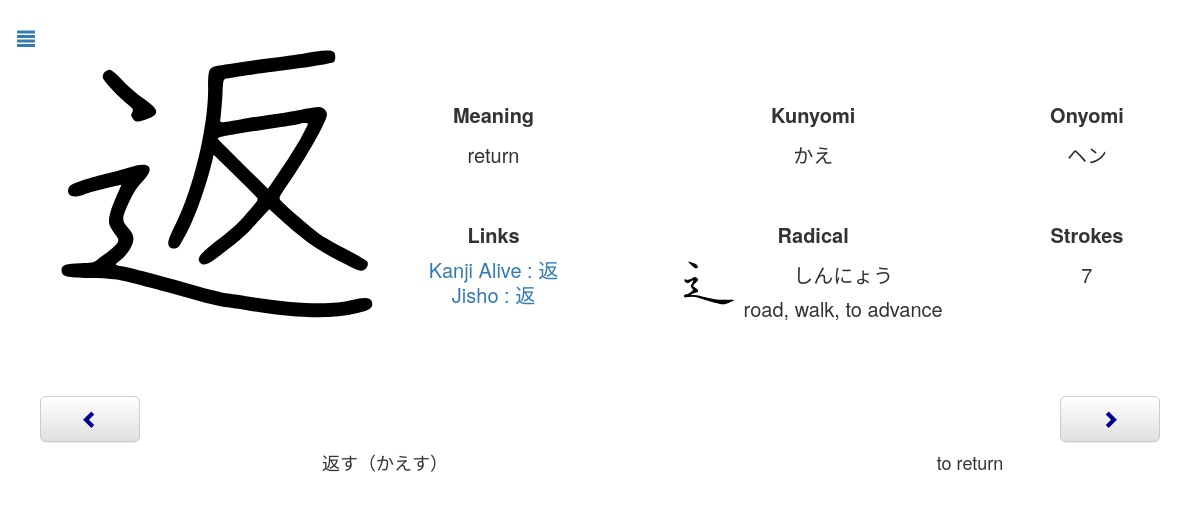
The app's page /review.php?id=776 with its own data.
### tables this page shows
CREATE TABLE `kanji` (
  `name` text NOT NULL,
  `chara` text NOT NULL,
  `meaning` text NOT NULL,
  `kunyomi` text NOT NULL,
  `onyomi` text NOT NULL,
  `linkKanjiAlive` text NOT NULL,
  `day` int(11) NOT NULL,
  `dateNext` timestamp NOT NULL DEFAULT current_timestamp() ON UPDATE current_timestamp(),
  `id` int(11) NOT NULL AUTO_INCREMENT,
  `radicalChar` text NOT NULL,
  `radicalName` text NOT NULL,
  `radicalHiragana` text NOT NULL,
  `radicalMeaning` text NOT NULL,
  `strokes` int(11) NOT NULL,
  `toTestKanji` tinyint(4) NOT NULL DEFAULT 0,
  `toTestMeaning` tinyint(4) NOT NULL DEFAULT 0,
  `testable` tinyint(4) NOT NULL DEFAULT 1,
  PRIMARY KEY (`id`)
);

CREATE TABLE `vocabulary` (
  `id` int(11) NOT NULL AUTO_INCREMENT,
  `chara` text NOT NULL,
  `meaning` text NOT NULL,
  `day` int(11) NOT NULL DEFAULT 1,
  `dateNext` timestamp NOT NULL DEFAULT current_timestamp() ON UPDATE current_timestamp(),
  `toTestKanji` tinyint(4) NOT NULL DEFAULT 0,
  `toTestMeaning` tinyint(4) NOT NULL DEFAULT 0,
  `testable` tinyint(4) NOT NULL DEFAULT 1,
  `word` tinyint(4) NOT NULL DEFAULT 1,
  PRIMARY KEY (`id`)
);

### Connection.php (called while the page is built, shortened)
<?php
class Connection{
    private static $bdd = null;
    private function __construct(){
        try{
            self::$bdd = new PDO('mysql:host=0.0.0.0;dbname=kanji', 'root', '');
        }
        catch(Exception $e){
            die('Erreur : '.$e->getMessage());
        }
    }
    public static function getBdd(){
        return self::$bdd;
    }
}
?>

### Kanji.php (called while the page is built, shortened)
<?php
class Kanji{
    private $id;
    private $name;
    private $character;
    private $meaning;
    private $kunyomi;
    private $onyomi;
    private $linkKanjiAlive;
    private $dateNext;
    private $radicalName;
    private $radicalHiragana;
    private $radicalMeaning;
    private $strokes;
    private $toTestKanji;
    private $toTestMeaning;
    public function __construct($id, $name, $character, $meaning, $kunyomi, $onyumi, $linkKanjiAlive, $day, $dateNext, $radicalChar, $radicalName, $radicalHiragana, $radicalMeaning, $strokes, $toTestKanji, $toTestMeaning, $testable){
        $this->id=$id;
        $this->name=$name;
        $this->character=$character;
        $this->meaning=$meaning;
        $this->kunyomi=$kunyomi;
        $this->onyomi=$onyumi;
        $this->linkKanjiAlive=$linkKanjiAlive;
        $this->dateNext = $dateNext;
        $this->radicalName=$radicalName;
        $this->radicalHiragana=$radicalHiragana;
        $this->radicalMeaning=$radicalMeaning;
        $this->strokes=$strokes;
        $this->toTestKanji=$toTestKanji;
        $this->toTestMeaning=$toTestMeaning;
    }
    public function calculTime(){
        $time = time();
        $second = strtotime($this->dateNext)-$time;
        if($second>0) {
            $jour = floor($second / (60 * 60 * 24));
            $heure = floor(($second - $jour * 24 * 60 * 60) / (60 * 60));
            $minute = floor(($second - $heure * 60 * 60 - $jour * 24 * 60 * 60) / (60));
            $second = floor($second - $minute * 60 - $heure * 60 * 60 - $jour * 24 * 60 * 60);
        }
        else {
            $jour = ceil($second / (60 * 60 * 24));
            $heure = ceil(($second - $jour * 24 * 60 * 60) / (60 * 60));
            $minute = ceil(($second - $heure * 60 * 60 - $jour * 24 * 60 * 60) / (60));
            $second = ceil($second - $minute * 60 - $heure * 60 * 60 - $jour * 24 * 60 * 60);
        }
    }
    public function setToTestKanji($test){
        $this->toTestKanji=$test;
    }
    public function setToTestMeaning($test){
        $this->toTestMeaning=$test;
    }
    public function getId(){
        return $this->id;
    }
    public function getName(){
        return $this->name;
    }
    public function getCharacter(){
        return $this->character;
    }
    public function getMeaning(){
        return $this->meaning;
    }
    public function getKun(){
        return $this->kunyomi;
    }
    public function getOn(){
        return $this->onyomi;
    }
    public function getLinkKanjiAlive(){
        return $this->linkKanjiAlive;
    }
    public function getDateNext(){
        return $this->dateNext;
    }
    public function getRadicalName(){
        return $this->radicalName;
    }
    public function getRadicalHiragana(){
        return $this->radicalHiragana;
    }
    public function getRadicalMeaning(){
        return $this->radicalMeaning;
    }
    public function getStrokes(){
        return $this->strokes;
    }
    public function getToTestKanji(){
        return $this->toTestKanji;
    }
    public function getToTestMeaning(){
        return $this->toTestMeaning;
    }
}
include_once("Connection.php");
function getAllKanji(){
    $req = Connection::getBdd()->query("SELECT * FROM Kanji ORDER BY dateNext");
    while($data = $req->fetch())
        $array[] = new Kanji($data['id'], $data['name'], $data['chara'], $data['meaning'], $data['kunyomi'], $data['onyomi'], $data['linkKanjiAlive'], $data['day'], $data['dateNext'], $data['radicalChar'], $data['radicalName'], $data['radicalHiragana'], $data['radicalMeaning'], $data['strokes'], $data['toTestKanji'], $data['toTestMeaning'], $data['testable']);
    if(isset($array)) return $array;
}
function getKanji($id){
     $req = Connection::getBdd()->query("SELECT * FROM Kanji WHERE id='".$id."'");
    while($data = $req->fetch())
        return new Kanji($data['id'], $data['name'], $data['chara'], $data['meaning'], $data['kunyomi'], $data['onyomi'], $data['linkKanjiAlive'], $data['day'], $data['dateNext'], $data['radicalChar'], $data['radicalName'], $data['radicalHiragana'], $data['radicalMeaning'], $data['strokes'], $data['toTestKanji'], $data['toTestMeaning'], $data['testable']);
}
function getNextKanjiId($id){
    $allKanji = getAllKanji();
    for($i=0;$i<count($allKanji);$i++){
        if($allKanji[$i]->getId() == $id)
            if($i == count($allKanji)-1)
                return $allKanji[0];
            else
                return $allKanji[$i+1];
    }
}
function getPreviousKanjiId($id){
    $allKanji = getAllKanji();
    for($i=0;$i<count($allKanji);$i++){
        if($allKanji[$i]->getId() == $id)
            if($i == 0)
                return $allKanji[count($allKanji)-1];
            else
                return $allKanji[$i-1];
    }
}
?>

### Word.php (called while the page is built, shortened)
<?php
class Word{
    private $id;
    private $character;
    private $meaning;
    private $dateNext;
    public function __construct($id, $character, $meaning, $day, $dateNext, $toTestKanji, $toTestMeaning, $testable, $word){
        $this->id=$id;
        $this->character=$character;
        $this->meaning=$meaning;
        $this->dateNext=$dateNext;
    }
    public function calculTime(){
        $time = time();
        $second = strtotime($this->dateNext)-$time;
        if($second>0) {
            $jour = floor($second / (60 * 60 * 24));
            $heure = floor(($second - $jour * 24 * 60 * 60) / (60 * 60));
            $minute = floor(($second - $heure * 60 * 60 - $jour * 24 * 60 * 60) / (60));
            $second = floor($second - $minute * 60 - $heure * 60 * 60 - $jour * 24 * 60 * 60);
        }
        else {
            $jour = ceil($second / (60 * 60 * 24));
            $heure = ceil(($second - $jour * 24 * 60 * 60) / (60 * 60));
            $minute = ceil(($second - $heure * 60 * 60 - $jour * 24 * 60 * 60) / (60));
            $second = ceil($second - $minute * 60 - $heure * 60 * 60 - $jour * 24 * 60 * 60);
        }
    }
    public function getId(){
        return $this->id;
    }
    public function getCharacter(){
        return $this->character;
    }
    public function getMeaning(){
        return $this->meaning;
    }
}
include_once("Connection.php");
function getAllWordsW(){
    $req = Connection::getBdd()->query("SELECT * FROM Vocabulary WHERE word=1 ORDER BY dateNext");
    while($data = $req->fetch())
        $array[] = new Word($data['id'], $data['chara'], $data['meaning'], $data['day'], $data['dateNext'], $data['toTestKanji'], $data['toTestMeaning'], $data['testable'], $data['word']);
    if(isset($array)) return $array;
}
?>

### review.php (the view, shortened to what this page needs)
<?php
    include_once("Kanji.php");
    include_once("Word.php");
    if(isset($_GET["id"])){
       $kanji = getKanji($_GET["id"]);
        $nextKanjiId = getNextKanjiId($_GET["id"]);
        $previousKanjiId = getPreviousKanjiId($_GET["id"]);
    }
    else {
        $kanji = getReviewKanji();
        if (!isset($kanji))
            header('Location: index.php');
    }
    $allWords = getAllWordsW();
?>
<body>
    <div id="page" class="page">
        <button onclick="document.location.href='index.php'" class="btn btn-link btn-lg menu"><span class="glyphicon glyphicon-align-justify"></span></button>
        <div>
            <div class="imageSVGTd">
                <img class="imageSVG" src="<?php echo "images/".$kanji->getName().".svg" ?>">
            </div>
            <div class="descriptionTable">
                <table>
                    <tr>
                        <td class="reviewKanji"><span class="description">Meaning</span><br><?php echo $kanji->getMeaning() ?></td>
                        <td class="reviewKanji"><span class="description">Kunyomi</span><br><?php echo $kanji->getKun() ?></td>
                        <td class="reviewKanji"><span class="description">Onyomi</span><br><?php echo $kanji->getOn() ?></td>
                    </tr>
                    <tr>
                        <td class="reviewKanji2"><span class="description">Links</span>
                            <div class="links"><br><?php echo "<a target='_blank' href=".$kanji->getLinkKanjiAlive().">Kanji Alive : ".$kanji->getCharacter()."</a>" ?>
                        </div><?php echo "<a target='_blank' href='http://jisho.org/search/".$kanji->getCharacter()." %23kanji'>Jisho : ".$kanji->getCharacter()."</a>" ?></td>
                        <td class="reviewKanji2"><span class="description">Radical</span><br>
                            <div class="radical">
                            <img class="radicalImage" src="<?php echo "radical/".$kanji->getRadicalName().".svg" ?>">
                                <?php echo $kanji->getRadicalHiragana() ?><br>
                                <?php echo $kanji->getRadicalMeaning() ?>
                            </div>
                        </td>
                        <td class="reviewKanji2"><span class="description">Strokes</span><br><?php echo $kanji->getStrokes() ?></td>
                    </tr>
                </table>
            </div>
        </div>
        <div class="boutons">
            <button id="boutonChevronLeft" <?php echo "onclick=document.location.href='review.php?id=".$previousKanjiId->getId()."'" ?>  onmouseout="changeColorGlyphiconChevronLeft()" onmouseover="changeColorGlyphiconChevronLeft()" type="button" class="boutonLater btn btn-lg btn-default" aria-label="Left Align">
                <span id="glyphiconBoutonLater" class="glyphicon glyphicon-chevron-left glyphiconChevron" aria-hidden="true"></span>
            </button>
            <button id="boutonChevronRight" <?php echo "onclick=document.location.href='review.php?id=".$nextKanjiId->getId()."'" ?> onmouseout="changeColorGlyphiconChevronRight()" onmouseover="changeColorGlyphiconChevronRight()" type="button" class="boutonOk btn btn-default btn-lg" aria-label="Left Align">
                <span id="glyphiconBoutonOk" class="glyphicon glyphicon-chevron-right glyphiconChevron" aria-hidden="true"></span>
            </button>
        </div>
        <table class="table">
<?php
    if(isset($allWords)){
        foreach ($allWords as $word){
            if (strpos($word->getCharacter(), $kanji->getCharacter()) !== false) {?>
            <tr <?php echo "onclick=document.location.href='vocabularyReview.php?id=".$word->getId()."&word=1'" ?> class="listKanji">
                <td><?php echo $word->getCharacter() ?></td>
                <td><?php echo $word->getMeaning() ?></td>
            </tr>
        <?php
            }
        }
    }?>
    </table>
    </div>
</body>
</html>

### css/style.css (style rules this page uses)
body { --color-background: white; --font-color: rgb(51, 51, 51); background-color: var(--color-background) !important; }
.page { padding-top: 15px; text-align: center; margin-right: auto; margin-left: auto; color: var(--font-color); }
@media (min-width: 768px) { .page { width: 750px; } }
@media (min-width: 992px) { .page { width: 970px; } }
@media (min-width: 1200px) { .page { width: 1170px; } }
.table > tbody > tr:first-child > td { font-size: 18px; border: none; color: var(--font-color); background-color: var(--color-background) !important; }
.table > tbody > tr > td { color: rgb(51, 51, 51); }
td { vertical-align: top; text-align: center; }
table { margin-top: 30px; width: 100%; }
.page > table { margin-bottom: 0px; }
.menu { position: absolute; left: 0px; }
.descriptionTable { width: 100%; display: inline-block; }
@media (min-width: 992px) { .descriptionTable { width: 65%; } }
.descriptionTable > table { width: 100%; margin-top: 0px; }
.imageSVGTd { text-align: left; display: inline-block; width: auto; vertical-align: top; }
.imageSVG { padding-top: 0; height: 200px; }
@media (min-width: 764px) { .imageSVG { height: auto; } }
.reviewKanji { padding-top: 0px; line-height: 30px; font-size: 17px; }
@media (min-width: 992px) { .reviewKanji { padding-top: 80px; font-size: 20px; line-height: 40px; } }
.reviewKanji2 { padding-top: 40px; line-height: 30px; font-size: 17px; }
@media (min-width: 992px) { .reviewKanji2 { font-size: 20px; line-height: 40px; } }
.description { vertical-align: top; font-weight: bold; }
.radicalImage { height: 50px; width: 50px; margin-right: 10px; }
.radical { display: flex; padding-top: 3px; line-height: 1.7; justify-content: center; }
.links { line-height: 10px; }
.boutons { display: block; margin-top: 50px; }
.boutonOk { float: right; width: 100px; margin-right: 25px; }
.boutonLater { float: left; width: 100px; margin-left: 25px; }
.glyphiconChevron { color: darkblue; }
.listKanji { cursor: pointer; }
@media (min-width: 992px) { .listKanji { font-size: 20px; } }

### records on screen
kanji: name (picture), meaning "return", kunyomi "かえ", onyomi "ヘン", chara "返", radicalName (picture), radicalHiragana "しんにょう", radicalMeaning "road, walk, to advance", strokes "7"
vocabulary: chara "返す（かえす）", meaning "to return"
